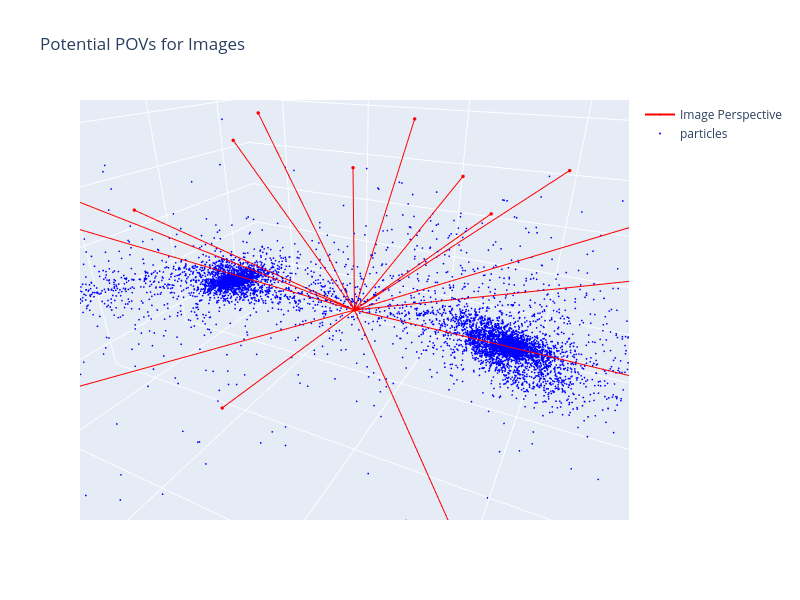

Notebook cell for this chart:
### Code cell
def rotate_vector(angle_degrees, axis = 'x', vector = np.array([0, 0, -1]) ):
    # Convert angle to radians
    
    if angle_degrees < 0: angle_degrees += 360
    angle_radians = np.radians(angle_degrees)
    
    # Define the rotation matrix based on the axis
    if axis == 'x':
        rotation_matrix = np.array([[1, 0, 0],
                                    [0, np.cos(angle_radians), -np.sin(angle_radians)],
                                    [0, np.sin(angle_radians), np.cos(angle_radians)]])
    elif axis == 'y':
        rotation_matrix = np.array([[np.cos(angle_radians), 0, np.sin(angle_radians)],
                                    [0, 1, 0],
                                    [-np.sin(angle_radians), 0, np.cos(angle_radians)]])
    elif axis == 'z':
        rotation_matrix = np.array([[np.cos(angle_radians), -np.sin(angle_radians), 0],
                                    [np.sin(angle_radians), np.cos(angle_radians), 0],
                                    [0, 0, 1]])
    else:
        raise ValueError("Axis must be 'x', 'y', or 'z'")

    # Rotate the vector using the rotation matrix
    rotated_vector = np.dot(rotation_matrix, vector)
    
    return rotated_vector

import numpy as np

def fibonacci_sphere(n_points):
    """
    Return ~evenly spaced unit vectors on the sphere using a Fibonacci lattice.
    """
    pts = []
    golden_angle = np.pi * (3.0 - np.sqrt(5.0))  # ~2.399963

    for i in range(n_points):
        z = 1.0 - 2.0 * (i + 0.5) / n_points  # uniform in z in [-1, 1]
        r = np.sqrt(1.0 - z*z)
        phi = i * golden_angle

        x = r * np.cos(phi)
        y = r * np.sin(phi)
        pts.append(np.array([x, y, z]))

    return np.array(pts)

    
if buildEnv and True:
    import plotly.graph_objects as go
    fig = go.Figure()
    
    vname = False
                
    vecs = fibonacci_sphere(32)  # pick however many views you want
    vecs = vecs[:16]
    scale = 50
    
    for v in vecs:
        
        v = scale*v

        # if dx == 90 or dy == 90: continue

        # First rotate around x, then around y (or swap order if you prefer)
        # v = rotate_vector(dx,  axis='x', vector=base)
        # v = rotate_vector(dy, axis='y', vector=v)
        
        if not vname:
            fig.add_trace(go.Scatter3d(
                x=[0, v[0]], y=[0, v[1]], z=[0, v[2]],
                marker=dict(size=2),
                # showlegend=False,
                name = 'Image Perspective',
                line=dict(color='red', width=2),
            ))
            vname = True
        else:
            fig.add_trace(go.Scatter3d(
                x=[0, v[0]], y=[0, v[1]], z=[0, v[2]],
                marker=dict(size=2),
                showlegend=False,
                line=dict(color='red', width=2),
            ))

    # Set plot layout
    l = 50
    fig.update_layout(
        scene=dict(
            xaxis=dict(range=[-l, l], title='X'),
            yaxis=dict(range=[-l, l], title='Y'),
            zaxis=dict(range=[-l, l], title='Z')
        ),
        title="Interactive 3D Vector Plot",
        width=800,  # Change this value to adjust width
        height=600  # Change this value to adjust height
    )
    
    # Let's grab a subsample of particles to visualize transformations
    n = 10000
    indices = np.random.choice( pts.shape[0], n, replace=False)
    pt0 = pts[indices]
    print( pt0)
    
    fig.add_trace(
        go.Scatter3d(
        x=pt0[:,0],
        y=pt0[:,1],
        z=pt0[:,2],
        mode='markers',
        marker=dict(size=1, color='blue'),
        name='particles'
    )
    )
    
    fig.update_layout(title="Potential POVs for Images")


    # Show the interactive plot
    fig.show()

#     yz_vectors = generate_yz_unit_vectors(num_yz_angles)
#     xz_vectors = generate_xz_unit_vectors(num_xz_angles)

#     # Create the interactive plot
#     plot_vectors_interactive(yz_vectors, xz_vectors)

### Figure 1 — Plotly figure (JSON) as saved in the notebook; plotly's stock layout.template omitted (floating-point values rounded to 4 significant figures; data arrays with more than 128 entries replaced by an {"elided": "..."} marker saying what was removed)
{"data": [{"line": {"color": "red", "width": 2}, "marker": {"size": 2}, "name": "Image Perspective", "type": "scatter3d", "x": [0, 12.4], "y": [0, 0], "z": [0, 48.44]}, {"line": {"color": "red", "width": 2}, "marker": {"size": 2}, "showlegend": false, "type": "scatter3d", "x": [0, -15.59], "y": [0, 14.28], "z": [0, 45.31]}, {"line": {"color": "red", "width": 2}, "marker": {"size": 2}, "showlegend": false, "type": "scatter3d", "x": [0, 2.346], "y": [0, -26.73], "z": [0, 42.19]}, {"line": {"color": "red", "width": 2}, "marker": {"size": 2}, "showlegend": false, "type": "scatter3d", "x": [0, 18.99], "y": [0, 24.77], "z": [0, 39.06]}, {"line": {"color": "red", "width": 2}, "marker": {"size": 2}, "showlegend": false, "type": "scatter3d", "x": [0, -34.23], "y": [0, -6.055], "z": [0, 35.94]}, {"line": {"color": "red", "width": 2}, "marker": {"size": 2}, "showlegend": false, "type": "scatter3d", "x": [0, 31.83], "y": [0, -20.25], "z": [0, 32.81]}, {"line": {"color": "red", "width": 2}, "marker": {"size": 2}, "showlegend": false, "type": "scatter3d", "x": [0, -10.44], "y": [0, 38.85], "z": [0, 29.69]}, {"line": {"color": "red", "width": 2}, "marker": {"size": 2}, "showlegend": false, "type": "scatter3d", "x": [0, -19.52], "y": [0, -37.59], "z": [0, 26.56]}, {"line": {"color": "red", "width": 2}, "marker": {"size": 2}, "showlegend": false, "type": "scatter3d", "x": [0, 41.49], "y": [0, 15.15], "z": [0, 23.44]}, {"line": {"color": "red", "width": 2}, "marker": {"size": 2}, "showlegend": false, "type": "scatter3d", "x": [0, -42.23], "y": [0, 17.43], "z": [0, 20.31]}, {"line": {"color": "red", "width": 2}, "marker": {"size": 2}, "showlegend": false, "type": "scatter3d", "x": [0, 19.9], "y": [0, -42.53], "z": [0, 17.19]}, {"line": {"color": "red", "width": 2}, "marker": {"size": 2}, "showlegend": false, "type": "scatter3d", "x": [0, 14.36], "y": [0, 45.78], "z": [0, 14.06]}, {"line": {"color": "red", "width": 2}, "marker": {"size": 2}, "showlegend": false, "type": "scatter3d", "x": [0, -42.21], "y": [0, -24.46], "z": [0, 10.94]}, {"line": {"color": "red", "width": 2}, "marker": {"size": 2}, "showlegend": false, "type": "scatter3d", "x": [0, 48.23], "y": [0, -10.6], "z": [0, 7.812]}, {"line": {"color": "red", "width": 2}, "marker": {"size": 2}, "showlegend": false, "type": "scatter3d", "x": [0, -28.63], "y": [0, 40.72], "z": [0, 4.688]}, {"line": {"color": "red", "width": 2}, "marker": {"size": 2}, "showlegend": false, "type": "scatter3d", "x": [0, -6.422], "y": [0, -49.56], "z": [0, 1.562]}, {"marker": {"color": "blue", "size": 1}, "mode": "markers", "name": "particles", "type": "scatter3d", "x": {"elided": "10000 float values"}, "y": {"elided": "10000 float values"}, "z": {"elided": "10000 float values"}}], "layout": {"height": 600, "scene": {"aspectmode": "auto", "aspectratio": {"x": 1.327, "y": 1.212, "z": 0.6221}, "camera": {"center": {"x": 0, "y": 0, "z": 0}, "eye": {"x": -0.3372, "y": 0.6693, "z": 0.4015}, "projection": {"type": "perspective"}, "up": {"x": 0, "y": 0, "z": 1}}, "xaxis": {"range": [-50, 50], "title": {"text": "X"}, "type": "linear"}, "yaxis": {"range": [-50, 50], "title": {"text": "Y"}, "type": "linear"}, "zaxis": {"range": [-50, 50], "title": {"text": "Z"}, "type": "linear"}}, "title": {"text": "Potential POVs for Images"}, "width": 800}}
